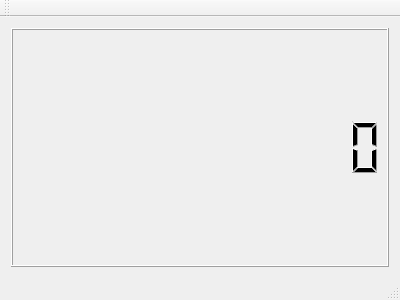
<?xml version="1.0" encoding="UTF-8"?>
<ui version="4.0">
 <class>MainWindow</class>
 <widget class="QMainWindow" name="MainWindow">
  <property name="geometry">
   <rect>
    <x>0</x>
    <y>0</y>
    <width>400</width>
    <height>300</height>
   </rect>
  </property>
  <property name="windowTitle">
   <string>MainWindow</string>
  </property>
  <widget class="QWidget" name="centralWidget">
   <layout class="QGridLayout" name="gridLayout">
    <item row="0" column="0">
     <widget class="QLCDNumber" name="lcdNumberPrecisionCounter">
      <property name="digitCount">
       <number>12</number>
      </property>
     </widget>
    </item>
   </layout>
  </widget>
  <widget class="QMenuBar" name="menuBar">
   <property name="geometry">
    <rect>
     <x>0</x>
     <y>0</y>
     <width>400</width>
     <height>26</height>
    </rect>
   </property>
  </widget>
  <widget class="QToolBar" name="mainToolBar">
   <attribute name="toolBarArea">
    <enum>TopToolBarArea</enum>
   </attribute>
   <attribute name="toolBarBreak">
    <bool>false</bool>
   </attribute>
  </widget>
  <widget class="QStatusBar" name="statusBar"/>
 </widget>
 <layoutdefault spacing="6" margin="11"/>
 <resources/>
 <connections/>
</ui>
